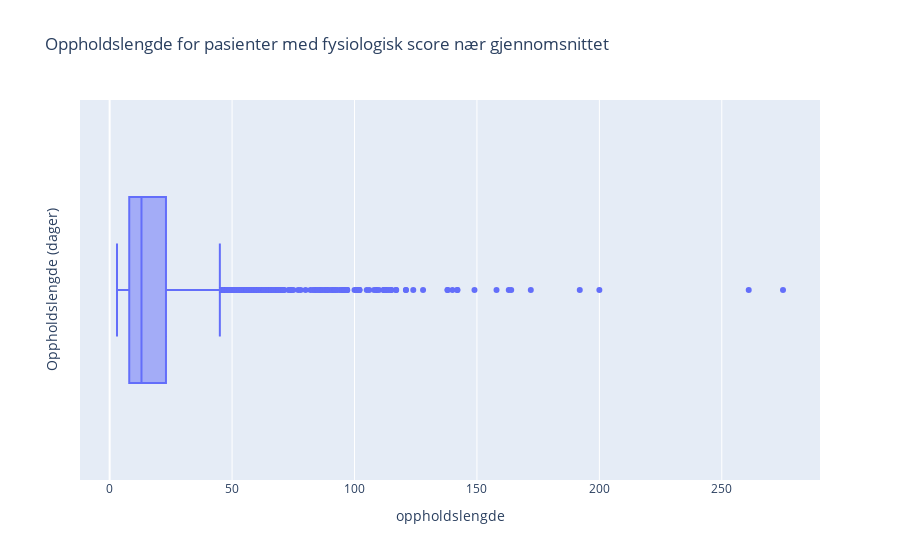

The notebook cell saved with this chart:
### Code cell
fig = px.box(filtered_patients, x='oppholdslengde', 
             title='Oppholdslengde for pasienter med fysiologisk score nær gjennomsnittet')

fig.update_layout(yaxis_title='Oppholdslengde (dager)')
fig.show()

### Figure 1 — Plotly figure (JSON) as saved in the notebook; plotly's stock layout.template omitted (floating-point values rounded to 4 significant figures; data arrays with more than 128 entries replaced by an {"elided": "..."} marker saying what was removed)
{"data": [{"alignmentgroup": "True", "hovertemplate": "oppholdslengde=%{x}<extra></extra>", "legendgroup": "", "marker": {"color": "#636efa"}, "name": "", "notched": false, "offsetgroup": "", "orientation": "h", "showlegend": false, "type": "box", "x": {"elided": "2349 int values"}, "x0": " ", "xaxis": "x", "y0": " ", "yaxis": "y"}], "layout": {"boxmode": "group", "legend": {"tracegroupgap": 0}, "title": {"text": "Oppholdslengde for pasienter med fysiologisk score nær gjennomsnittet"}, "xaxis": {"anchor": "y", "domain": [0, 1], "title": {"text": "oppholdslengde"}}, "yaxis": {"anchor": "x", "domain": [0, 1], "title": {"text": "Oppholdslengde (dager)"}}}}
